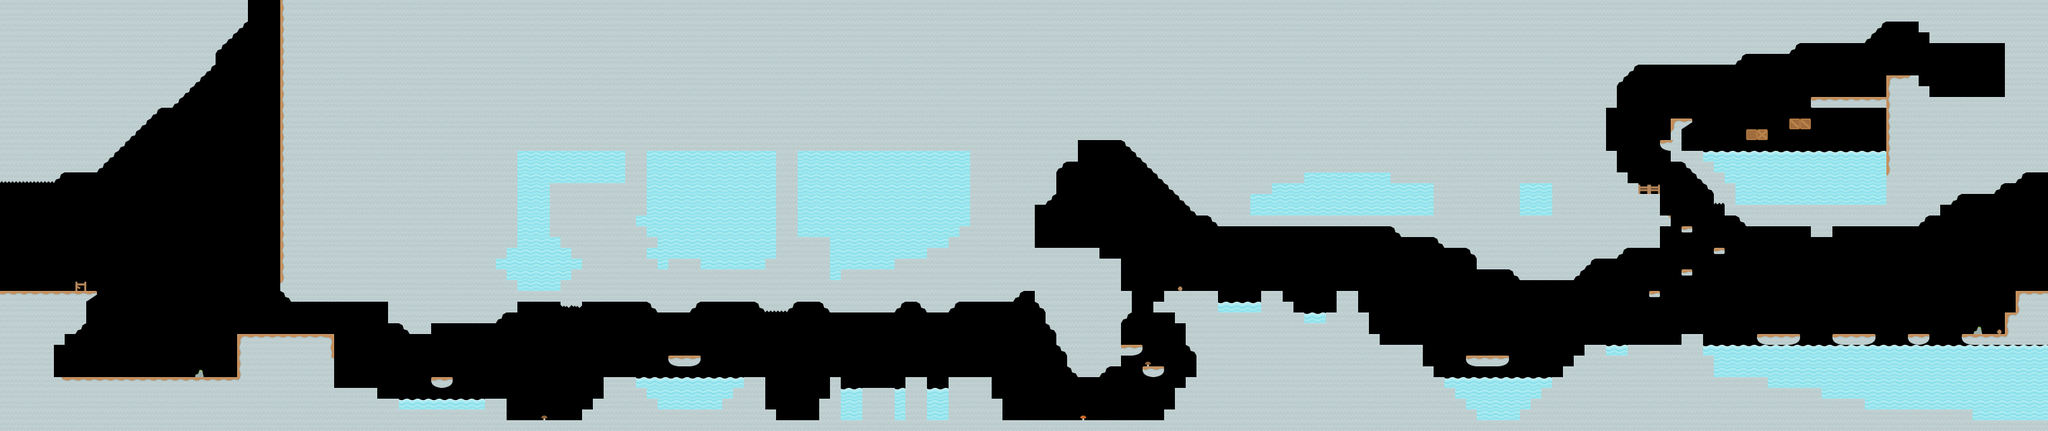

Tiled map render using the project's own tile images. Description and the map definition, with tile-layer contents summarised, below:
An orthogonal 190x40 tile map with 16x16 px tiles, 3 tile layers (tileLayer, hazardLayer, elementLayer), 3 tilesets and 64 objects (40x coin, 6x flyer, 4x destroy, 3x staticshooter, 2x attacker, ...).

<map version="1.0" orientation="orthogonal" renderorder="right-down" width="190" height="40" tilewidth="16" tileheight="16" nextobjectid="142">
    <tileset firstgid="1" name="world" tilewidth="16" tileheight="16" spacing="4" margin="2" tilecount="36" columns="36">
        <image source="world3.png" width="720" height="20" />
    </tileset>
    <tileset firstgid="37" name="elements1" tilewidth="16" tileheight="16" spacing="4" margin="2" tilecount="40" columns="40">
        <image source="elements1.png" width="800" height="20" />
    </tileset>
    <tileset firstgid="77" name="hazard" tilewidth="16" tileheight="16" spacing="4" margin="2" tilecount="9" columns="9">
        <image source="hazard.png" width="180" height="20" />
    </tileset>
    <layer name="tileLayer" width="190" height="40">
        <data>[7600 cells, 4486 non-empty, 22 distinct tile ids]</data>
    </layer>
    <objectgroup name="gameObjects">
        <object id="1" name="player" x="32" y="400" width="16" height="32" />
        <object id="55" name="exit" x="2992" y="384" width="32" height="48" />
        <object id="72" name="coin" x="640" y="528" width="16" height="16" />
        <object id="73" name="coin" x="656" y="528" width="16" height="16" />
        <object id="74" name="coin" x="1008" y="496" width="16" height="16" />
        <object id="75" name="coin" x="1024" y="496" width="16" height="16" />
        <object id="76" name="coin" x="1312" y="528" width="16" height="16" />
        <object id="77" name="coin" x="1376" y="528" width="16" height="16" />
        <object id="78" name="coin" x="1824" y="384" width="16" height="16" />
        <object id="79" name="coin" x="1840" y="384" width="16" height="16" />
        <object id="80" name="coin" x="2208" y="496" width="16" height="16" />
        <object id="81" name="coin" x="2224" y="496" width="16" height="16" />
        <object id="82" name="coin" x="2432" y="480" width="16" height="16" />
        <object id="83" name="coin" x="2448" y="480" width="16" height="16" />
        <object id="84" name="coin" x="2464" y="480" width="16" height="16" />
        <object id="85" name="coin" x="2480" y="480" width="16" height="16" />
        <object id="86" name="coin" x="2608" y="464" width="16" height="16" />
        <object id="87" name="coin" x="2624" y="464" width="16" height="16" />
        <object id="88" name="coin" x="2720" y="464" width="16" height="16" />
        <object id="89" name="coin" x="2736" y="464" width="16" height="16" />
        <object id="90" name="coin" x="2832" y="464" width="16" height="16" />
        <object id="91" name="coin" x="2848" y="464" width="16" height="16" />
        <object id="92" name="coin" x="2864" y="64" width="16" height="16" />
        <object id="93" name="coin" x="2880" y="64" width="16" height="16" />
        <object id="94" name="coin" x="2896" y="64" width="16" height="16" />
        <object id="95" name="coin" x="2912" y="64" width="16" height="16" />
        <object id="96" name="coin" x="2928" y="64" width="16" height="16" />
        <object id="97" name="coin" x="2944" y="64" width="16" height="16" />
        <object id="98" name="coin" x="2944" y="80" width="16" height="16" />
        <object id="99" name="coin" x="2928" y="80" width="16" height="16" />
        <object id="100" name="coin" x="2912" y="80" width="16" height="16" />
        <object id="101" name="coin" x="2896" y="80" width="16" height="16" />
        <object id="102" name="coin" x="2880" y="80" width="16" height="16" />
        <object id="103" name="coin" x="2864" y="80" width="16" height="16" />
        <object id="105" name="helmetgreen" x="384" y="464" width="16" height="16" />
        <object id="106" name="staticshooter" x="2944" y="464" width="16" height="32" />
        <object id="109" name="staticshooter" x="2000" y="400" width="16" height="32" />
        <object id="110" name="doublewalker" x="448" y="464" width="16" height="32" />
        <object id="113" name="attacker" x="1712" y="592" width="16" height="32" />
        <object id="114" name="attacker" x="320" y="528" width="16" height="32" />
        <object id="115" name="jumper" x="880" y="560" width="16" height="32" />
        <object id="119" name="flyer" x="1184" y="528" width="16" height="32" />
        <object id="120" name="flyer" x="608" y="528" width="16" height="32" />
        <object id="121" name="drunkflyer" x="1712" y="384" width="16" height="32" />
        <object id="122" name="flyer" x="1648" y="304" width="16" height="32" />
        <object id="123" name="flyer" x="2256" y="496" width="16" height="32" />
        <object id="124" name="flyer" x="2688" y="464" width="16" height="32" />
        <object id="125" name="drunkflyer" x="2400" y="464" width="16" height="32" />
        <object id="126" name="coin" x="1536" y="336" width="16" height="16" />
        <object id="127" name="coin" x="1552" y="336" width="16" height="16" />
        <object id="128" name="coin" x="1568" y="336" width="16" height="16" />
        <object id="129" name="coin" x="1584" y="336" width="16" height="16" />
        <object id="130" name="coin" x="1600" y="336" width="16" height="16" />
        <object id="131" name="coin" x="1616" y="336" width="16" height="16" />
        <object id="132" name="coin" x="784" y="560" width="16" height="16" />
        <object id="133" name="coin" x="800" y="560" width="16" height="16" />
        <object id="134" name="staticshooter" x="912" y="528" width="16" height="32" />
        <object id="135" name="flyer" x="1456" y="528" width="16" height="32" />
        <object id="136" name="block" type="X" x="224" y="464" width="16" height="32" />
        <object id="137" name="block2" x="2544" y="176" width="16" height="32" />
    </objectgroup>
    <objectgroup name="interactionObjects">
        <object id="138" name="destroy" x="2592" y="192" width="16" height="16" />
        <object id="139" name="destroy" x="2608" y="192" width="16" height="16" />
        <object id="140" name="destroy" x="2672" y="176" width="16" height="16" />
        <object id="141" name="destroy" x="2656" y="176" width="16" height="16" />
    </objectgroup>
    <layer name="hazardLayer" width="190" height="40">
        <data>[7600 cells, 744 non-empty, 2 distinct tile ids]</data>
    </layer>
    <layer name="elementLayer" width="190" height="40" opacity="0.9">
        <data>[7600 cells, 10 non-empty, 6 distinct tile ids]</data>
    </layer>
</map>
